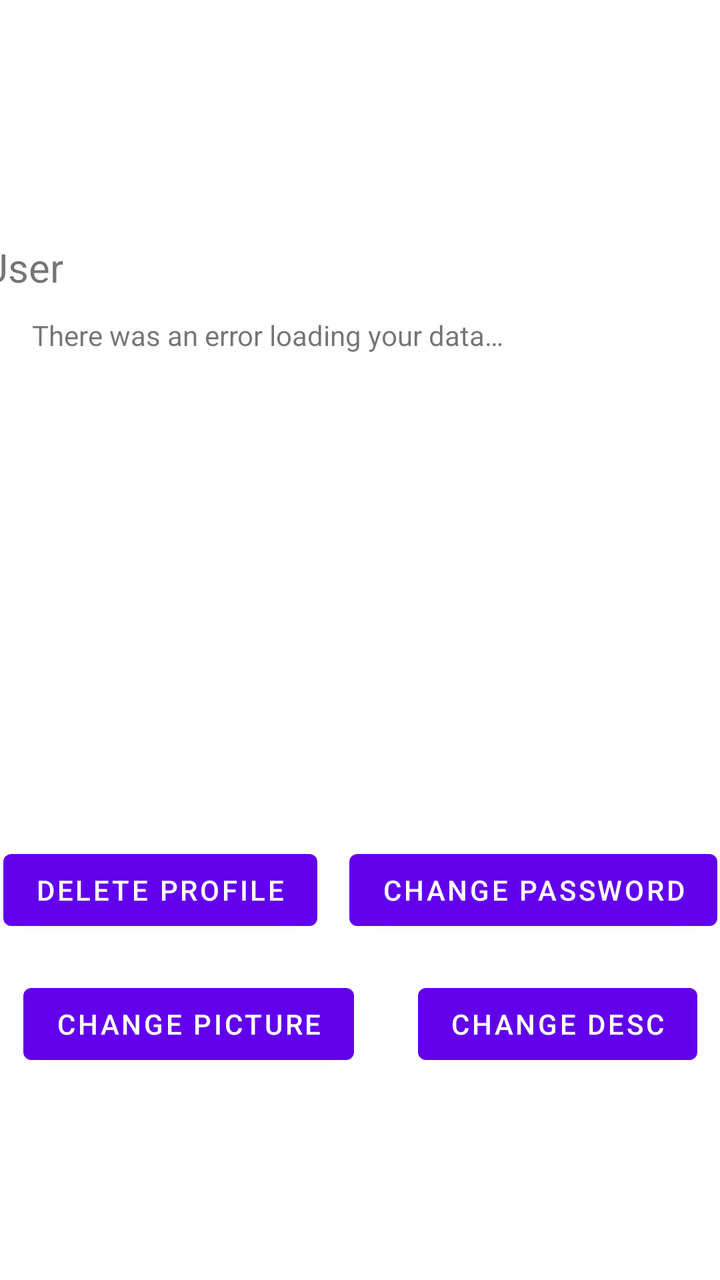
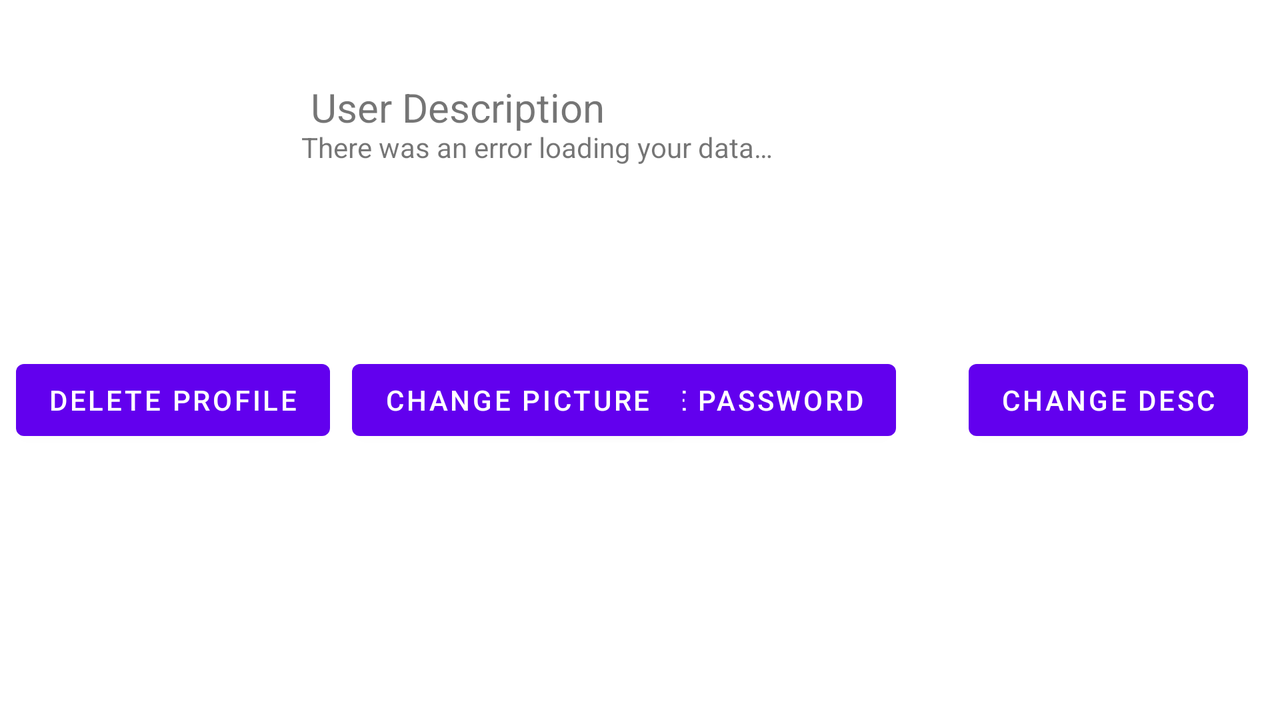

An Android layout and its configuration variant, each rendered on a device that would load it. The default file and the variant file are quoted in full after the pictures.
<!-- AndroidManifest.xml: application theme Theme.CSE_5236_App -->
<!-- res/layout/fragment_notifications.xml -->
<?xml version="1.0" encoding="utf-8"?>
<androidx.constraintlayout.widget.ConstraintLayout xmlns:android="http://schemas.android.com/apk/res/android"
    xmlns:app="http://schemas.android.com/apk/res-auto"
    xmlns:tools="http://schemas.android.com/tools"
    android:layout_width="match_parent"
    android:layout_height="match_parent"
    tools:context=".ui.notifications.NotificationsFragment">

    <TextView
        android:id="@+id/text_notifications"
        android:layout_width="match_parent"
        android:layout_height="wrap_content"
        android:layout_marginTop="8dp"
        android:layout_marginBottom="8dp"
        android:textAlignment="center"
        android:textSize="20sp"
        app:layout_constraintBottom_toTopOf="@+id/textView2"
        app:layout_constraintEnd_toEndOf="parent"
        app:layout_constraintStart_toStartOf="parent"
        app:layout_constraintTop_toBottomOf="@+id/imageView" />

    <TextView
        android:id="@+id/textView2"
        android:layout_width="115dp"
        android:layout_height="30dp"
        android:layout_marginStart="16dp"
        android:layout_marginEnd="280dp"
        android:text="@string/User_profile_description"
        android:textSize="20sp"
        app:layout_constraintEnd_toEndOf="parent"
        app:layout_constraintStart_toStartOf="parent"
        app:layout_constraintTop_toBottomOf="@+id/text_notifications" />

    <ImageView
        android:id="@+id/imageView"
        android:layout_width="128dp"
        android:layout_height="128dp"
        android:layout_marginStart="16dp"
        android:layout_marginTop="16dp"
        android:layout_marginEnd="16dp"
        app:layout_constraintEnd_toEndOf="parent"
        app:layout_constraintStart_toStartOf="parent"
        app:layout_constraintTop_toTopOf="parent"
        tools:src="@tools:sample/avatars[2]" />

    <TextView
        android:id="@+id/userDesc"
        android:layout_width="382dp"
        android:layout_height="263dp"
        android:layout_marginStart="16dp"
        android:layout_marginTop="8dp"
        android:layout_marginEnd="16dp"
        android:text="@string/error_loading_data"
        app:layout_constraintEnd_toEndOf="parent"
        app:layout_constraintHorizontal_bias="0.0"
        app:layout_constraintStart_toStartOf="parent"
        app:layout_constraintTop_toBottomOf="@+id/textView2" />

    <Button
        android:id="@+id/del_button"
        android:layout_width="wrap_content"
        android:layout_height="wrap_content"
        android:layout_marginStart="32dp"
        android:layout_marginEnd="8dp"
        android:text="@string/del_button"
        app:layout_constraintBottom_toTopOf="@+id/change_pic_button"
        app:layout_constraintEnd_toStartOf="@+id/change_pass_button"
        app:layout_constraintStart_toStartOf="parent"
        app:layout_constraintTop_toBottomOf="@+id/userDesc" />

    <Button
        android:id="@+id/change_pass_button"
        android:layout_width="wrap_content"
        android:layout_height="wrap_content"
        android:layout_marginStart="8dp"
        android:layout_marginEnd="32dp"
        android:text="@string/change_pass_button"
        app:layout_constraintBottom_toTopOf="@+id/change_desc_button"
        app:layout_constraintEnd_toEndOf="parent"
        app:layout_constraintStart_toEndOf="@+id/del_button"
        app:layout_constraintTop_toBottomOf="@+id/userDesc" />

    <Button
        android:id="@+id/change_pic_button"
        android:layout_width="wrap_content"
        android:layout_height="wrap_content"
        android:layout_marginStart="32dp"
        android:layout_marginTop="19dp"
        android:layout_marginEnd="32dp"
        android:layout_marginBottom="104dp"
        android:text="@string/change_pic_button"
        app:layout_constraintBottom_toBottomOf="parent"
        app:layout_constraintEnd_toStartOf="@+id/change_desc_button"
        app:layout_constraintStart_toStartOf="parent"
        app:layout_constraintTop_toBottomOf="@+id/del_button" />

    <Button
        android:id="@+id/change_desc_button"
        android:layout_width="wrap_content"
        android:layout_height="wrap_content"
        android:layout_marginTop="19dp"
        android:layout_marginEnd="32dp"
        android:layout_marginBottom="104dp"
        android:text="@string/change_desc_button"
        app:layout_constraintBottom_toBottomOf="parent"
        app:layout_constraintEnd_toEndOf="parent"
        app:layout_constraintStart_toEndOf="@+id/change_pic_button"
        app:layout_constraintTop_toBottomOf="@+id/change_pass_button" />

</androidx.constraintlayout.widget.ConstraintLayout>
<!-- resources referenced by this layout -->
<resources>
  <string name="User_profile_description">User Description</string>
  <string name="change_desc_button">Change Desc</string>
  <string name="change_pass_button">Change Password</string>
  <string name="change_pic_button">Change Picture</string>
  <string name="del_button">Delete Profile</string>
  <string name="error_loading_data">There was an error loading your data…</string>
  <style name="Theme.CSE_5236_App" parent="Theme.MaterialComponents.DayNight.DarkActionBar">
          
          <item name="colorPrimary">@color/purple_500</item>
          <item name="colorPrimaryVariant">@color/purple_700</item>
          <item name="colorOnPrimary">@color/white</item>
          
          <item name="colorSecondary">@color/teal_200</item>
          <item name="colorSecondaryVariant">@color/teal_700</item>
          <item name="colorOnSecondary">@color/black</item>
          
          <item name="android:statusBarColor">?attr/colorPrimaryVariant</item>
          
      </style>
</resources>
<!-- res/layout-land/fragment_notifications.xml (the repository's variant of the layout above) -->
<!-- drawn on the phone turned sideways -->
<?xml version="1.0" encoding="utf-8"?>
<androidx.constraintlayout.widget.ConstraintLayout xmlns:android="http://schemas.android.com/apk/res/android"
    xmlns:app="http://schemas.android.com/apk/res-auto"
    xmlns:tools="http://schemas.android.com/tools"
    android:layout_width="match_parent"
    android:layout_height="match_parent"
    tools:context=".ui.notifications.NotificationsFragment">

    <TextView
        android:id="@+id/text_notifications"
        android:layout_width="wrap_content"
        android:layout_height="wrap_content"
        android:layout_marginStart="184dp"
        android:layout_marginTop="16dp"
        android:textAlignment="center"
        android:textSize="20sp"
        app:layout_constraintStart_toStartOf="parent"
        app:layout_constraintTop_toTopOf="parent" />

    <ImageView
        android:id="@+id/imageView"
        android:layout_width="112dp"
        android:layout_height="102dp"
        android:layout_marginStart="16dp"
        android:layout_marginTop="16dp"
        app:layout_constraintStart_toStartOf="parent"
        app:layout_constraintTop_toTopOf="parent"
        app:layout_constraintWidth_max="wrap"
        tools:src="@tools:sample/avatars[2]" />

    <TextView
        android:id="@+id/userDesc"
        android:layout_width="wrap_content"
        android:layout_height="95dp"
        android:layout_marginTop="64dp"
        android:text="@string/error_loading_data"
        app:layout_constraintEnd_toEndOf="parent"
        app:layout_constraintHorizontal_bias="0.373"
        app:layout_constraintStart_toStartOf="parent"
        app:layout_constraintTop_toTopOf="parent" />

    <TextView
        android:id="@+id/textView2"
        android:layout_width="wrap_content"
        android:layout_height="wrap_content"
        android:layout_marginTop="40dp"
        android:text="@string/User_profile_description"
        android:textSize="20sp"
        app:layout_constraintEnd_toEndOf="parent"
        app:layout_constraintHorizontal_bias="0.315"
        app:layout_constraintStart_toStartOf="parent"
        app:layout_constraintTop_toTopOf="parent" />

    <Button
        android:id="@+id/del_button"
        android:layout_width="wrap_content"
        android:layout_height="wrap_content"
        android:layout_marginStart="8dp"
        android:layout_marginTop="176dp"
        android:text="@string/del_button"
        app:layout_constraintStart_toStartOf="parent"
        app:layout_constraintTop_toTopOf="parent" />

    <Button
        android:id="@+id/change_pass_button"
        android:layout_width="wrap_content"
        android:layout_height="wrap_content"
        android:layout_marginTop="176dp"
        android:layout_marginEnd="192dp"
        android:text="@string/change_pass_button"
        app:layout_constraintEnd_toEndOf="parent"
        app:layout_constraintTop_toTopOf="parent" />

    <Button
        android:id="@+id/change_desc_button"
        android:layout_width="wrap_content"
        android:layout_height="wrap_content"
        android:layout_marginTop="176dp"
        android:layout_marginEnd="16dp"
        android:text="@string/change_desc_button"
        app:layout_constraintEnd_toEndOf="parent"
        app:layout_constraintTop_toTopOf="parent" />

    <Button
        android:id="@+id/change_pic_button"
        android:layout_width="wrap_content"
        android:layout_height="wrap_content"
        android:layout_marginStart="176dp"
        android:layout_marginTop="176dp"
        android:text="@string/change_pic_button"
        app:layout_constraintStart_toStartOf="parent"
        app:layout_constraintTop_toTopOf="parent" />

</androidx.constraintlayout.widget.ConstraintLayout>
